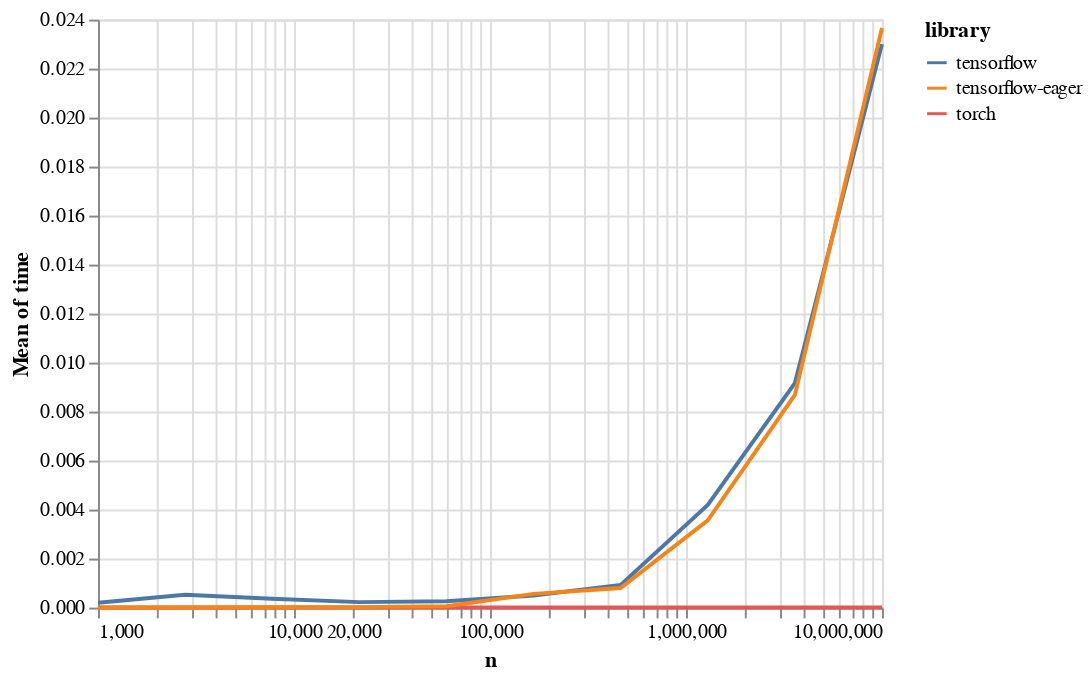

This figure's notebook cell:
### Code cell
Chart(df).mark_line().encode(
    x=X('n', scale=Scale(type='log')),
    # had to use mean; min(torch_times) == 0, so they don't show in log plot
    y=Y('mean(time)', scale=Scale(type='linear')),
    color='library')

### Figure 1 — Vega-Lite specification as saved in the notebook (floating-point values rounded to 4 significant figures; data arrays with more than 128 entries replaced by an {"elided": "..."} marker saying what was removed)
{"$schema": "https://vega.github.io/schema/vega-lite/v2.6.0.json", "config": {"view": {"height": 300, "width": 400}}, "data": {"name": "data-a636d83170636b97161452f413b74787"}, "datasets": {"data-a636d83170636b97161452f413b74787": {"elided": "3000 records"}}, "encoding": {"color": {"field": "library", "type": "nominal"}, "x": {"field": "n", "scale": {"type": "log"}, "type": "quantitative"}, "y": {"aggregate": "mean", "field": "time", "scale": {"type": "linear"}, "type": "quantitative"}}, "mark": "line"}
